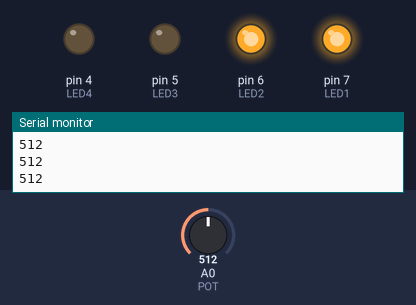
Recording of a sketch running on a simulated Arduino Uno, built with avr-gcc and run on an emulated ATmega328P. Shown: output pins drawn as LEDs (lit = HIGH), the last lines printed to the serial monitor. The inputs (shaded band) are chosen by the test bench; at power-on: A0 (POT) = 512.

Above: at 1.2 s.
1.3 s: A0 (POT) set to 582
2.8 s: A0 (POT) set to 617
At 4.0 s:
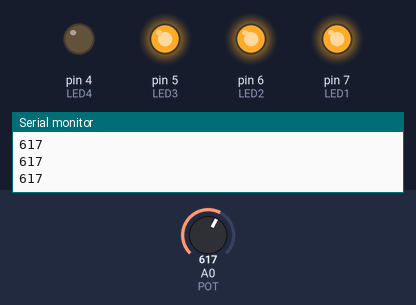
4.3 s: A0 (POT) set to 788
5.8 s: A0 (POT) set to 818
At 7.0 s:
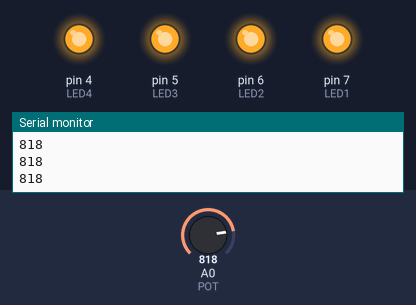
7.3 s: A0 (POT) set to 390
At 8.5 s:
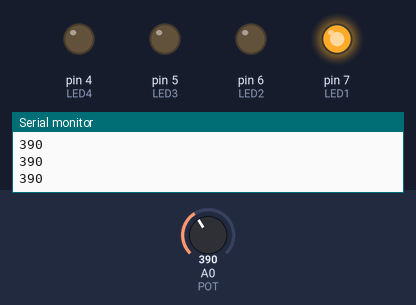
8.8 s: A0 (POT) set to 409
At 9.4 s:
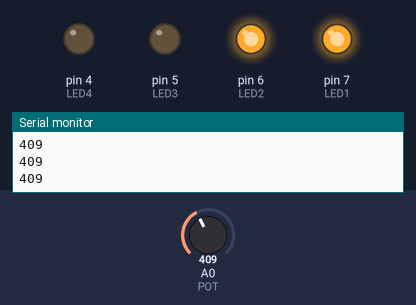
Timing chart, 0 to 11.3 s (numbered marks = the images above; inputs shaded):
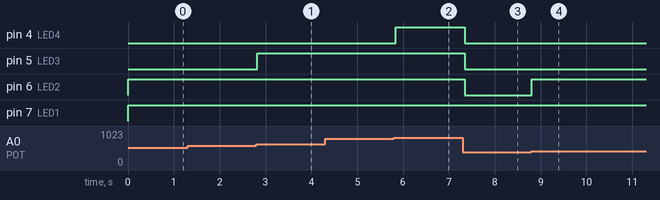

Measured:
- the behaviour switches between 600 and 601 on A0 (POT) (found by bisection; images 0 and 1)
- the behaviour switches between 800 and 801 on A0 (POT) (found by bisection; images 1 and 2)
- the behaviour switches between 400 and 401 on A0 (POT) (found by bisection; images 3 and 4)
- after the input at 2.8 s, pin 5 (LED3): LOW → HIGH at once
- after the input at 5.8 s, pin 4 (LED4): LOW → HIGH at once
- after the input at 7.3 s, pin 4 (LED4), pin 5 (LED3), pin 6 (LED2): HIGH → LOW at once
- after the input at 8.8 s, pin 6 (LED2): LOW → HIGH at once

The sketch:

Urok9_3_Shkala.ino
```cpp
/*
  Урок 9. Задание 3 — светодиодная шкала

  Четыре светодиода загораются по очереди, когда крутим ручку.
  У каждого светодиода свой ПОРОГ: он горит, если значение
  с потенциометра больше этого порога.

    значение: 0 … 200 … 400 … 600 … 800 … 1023
    горят:       0     1     2     3     4

  Подключение: пин → резистор 220 Ом → длинная ножка (+),
  короткая ножка (−) → GND. У каждого светодиода свой резистор.
    LED1 зелёный → пин 7      LED3 жёлтый  → пин 5
    LED2 зелёный → пин 6      LED4 красный → пин 4
*/

const int POT  = A0;   // потенциометр
const int LED1 = 7;    // зелёный
const int LED2 = 6;    // зелёный
const int LED3 = 5;    // жёлтый
const int LED4 = 4;    // красный

void setup() {
  pinMode(LED1, OUTPUT);
  pinMode(LED2, OUTPUT);
  pinMode(LED3, OUTPUT);
  pinMode(LED4, OUTPUT);
  Serial.begin(9600);
}

void loop() {
  int value = analogRead(POT);   // 0…1023
  Serial.println(value);

  // LED1 горит, если значение больше 200
  if (value > 200) {
    digitalWrite(LED1, HIGH);
  } else {
    digitalWrite(LED1, LOW);
  }

  // LED2 — порог 400
  if (value > 400) {
    digitalWrite(LED2, HIGH);
  } else {
    digitalWrite(LED2, LOW);
  }

  // LED3 — порог 600
  if (value > 600) {
    digitalWrite(LED3, HIGH);
  } else {
    digitalWrite(LED3, LOW);
  }

  // LED4 — порог 800
  if (value > 800) {
    digitalWrite(LED4, HIGH);
  } else {
    digitalWrite(LED4, LOW);
  }

  delay(50);   // 20 обновлений в секунду
}
```
